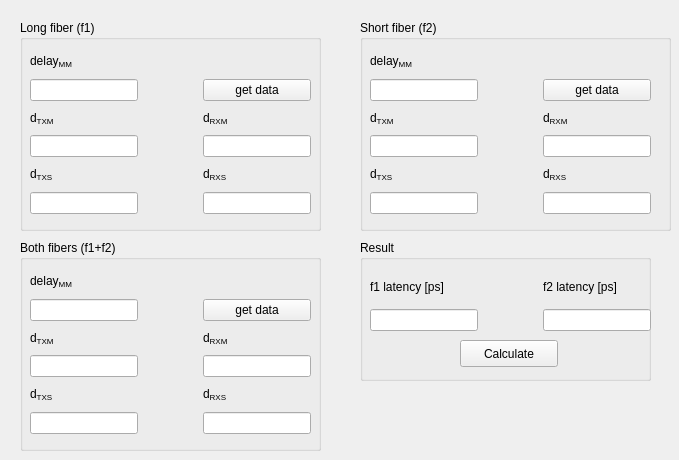
<?xml version="1.0" encoding="UTF-8"?>
<ui version="4.0">
 <class>form_fiberlat</class>
 <widget class="QWidget" name="form_fiberlat">
  <property name="geometry">
   <rect>
    <x>0</x>
    <y>0</y>
    <width>679</width>
    <height>460</height>
   </rect>
  </property>
  <property name="windowTitle">
   <string>Form</string>
  </property>
  <widget class="QGroupBox" name="groupBox">
   <property name="geometry">
    <rect>
     <x>20</x>
     <y>20</y>
     <width>301</width>
     <height>211</height>
    </rect>
   </property>
   <property name="autoFillBackground">
    <bool>false</bool>
   </property>
   <property name="title">
    <string>Long fiber (f1)</string>
   </property>
   <widget class="QWidget" name="gridLayoutWidget">
    <property name="geometry">
     <rect>
      <x>10</x>
      <y>30</y>
      <width>281</width>
      <height>164</height>
     </rect>
    </property>
    <layout class="QGridLayout" name="gridLayout">
     <item row="0" column="0">
      <widget class="QLabel" name="label">
       <property name="text">
        <string>&lt;html&gt;&lt;head/&gt;&lt;body&gt;&lt;p&gt;delay&lt;span style=&quot; vertical-align:sub;&quot;&gt;MM&lt;/span&gt;&lt;/p&gt;&lt;/body&gt;&lt;/html&gt;</string>
       </property>
      </widget>
     </item>
     <item row="4" column="0">
      <widget class="QLineEdit" name="long_dtxm"/>
     </item>
     <item row="6" column="0">
      <widget class="QLineEdit" name="long_dtxs"/>
     </item>
     <item row="4" column="2">
      <widget class="QLineEdit" name="long_drxm"/>
     </item>
     <item row="5" column="2">
      <widget class="QLabel" name="label_5">
       <property name="text">
        <string>&lt;html&gt;&lt;head/&gt;&lt;body&gt;&lt;p&gt;d&lt;span style=&quot; vertical-align:sub;&quot;&gt;RXS&lt;/span&gt;&lt;/p&gt;&lt;/body&gt;&lt;/html&gt;</string>
       </property>
      </widget>
     </item>
     <item row="3" column="2">
      <widget class="QLabel" name="label_3">
       <property name="text">
        <string>&lt;html&gt;&lt;head/&gt;&lt;body&gt;&lt;p&gt;d&lt;span style=&quot; vertical-align:sub;&quot;&gt;RXM&lt;/span&gt;&lt;/p&gt;&lt;/body&gt;&lt;/html&gt;</string>
       </property>
      </widget>
     </item>
     <item row="2" column="0">
      <widget class="QLineEdit" name="long_delmm"/>
     </item>
     <item row="6" column="2">
      <widget class="QLineEdit" name="long_drxs"/>
     </item>
     <item row="3" column="0">
      <widget class="QLabel" name="label_2">
       <property name="text">
        <string>&lt;html&gt;&lt;head/&gt;&lt;body&gt;&lt;p&gt;d&lt;span style=&quot; vertical-align:sub;&quot;&gt;TXM&lt;/span&gt;&lt;/p&gt;&lt;/body&gt;&lt;/html&gt;</string>
       </property>
      </widget>
     </item>
     <item row="5" column="0">
      <widget class="QLabel" name="label_4">
       <property name="text">
        <string>&lt;html&gt;&lt;head/&gt;&lt;body&gt;&lt;p&gt;d&lt;span style=&quot; vertical-align:sub;&quot;&gt;TXS&lt;/span&gt;&lt;/p&gt;&lt;/body&gt;&lt;/html&gt;</string>
       </property>
      </widget>
     </item>
     <item row="2" column="1">
      <spacer name="horizontalSpacer">
       <property name="orientation">
        <enum>Qt::Horizontal</enum>
       </property>
       <property name="sizeHint" stdset="0">
        <size>
         <width>40</width>
         <height>20</height>
        </size>
       </property>
      </spacer>
     </item>
     <item row="2" column="2">
      <widget class="QPushButton" name="long_getdata">
       <property name="text">
        <string>get data</string>
       </property>
       <property name="checkable">
        <bool>false</bool>
       </property>
       <property name="checked">
        <bool>false</bool>
       </property>
      </widget>
     </item>
    </layout>
   </widget>
  </widget>
  <widget class="QGroupBox" name="groupBox_2">
   <property name="geometry">
    <rect>
     <x>360</x>
     <y>20</y>
     <width>311</width>
     <height>211</height>
    </rect>
   </property>
   <property name="title">
    <string>Short fiber (f2)</string>
   </property>
   <widget class="QWidget" name="gridLayoutWidget_2">
    <property name="geometry">
     <rect>
      <x>10</x>
      <y>30</y>
      <width>281</width>
      <height>164</height>
     </rect>
    </property>
    <layout class="QGridLayout" name="gridLayout_2">
     <item row="0" column="0">
      <widget class="QLabel" name="label_6">
       <property name="text">
        <string>&lt;html&gt;&lt;head/&gt;&lt;body&gt;&lt;p&gt;delay&lt;span style=&quot; vertical-align:sub;&quot;&gt;MM&lt;/span&gt;&lt;/p&gt;&lt;/body&gt;&lt;/html&gt;</string>
       </property>
      </widget>
     </item>
     <item row="4" column="0">
      <widget class="QLineEdit" name="short_dtxm"/>
     </item>
     <item row="6" column="0">
      <widget class="QLineEdit" name="short_dtxs"/>
     </item>
     <item row="4" column="2">
      <widget class="QLineEdit" name="short_drxm"/>
     </item>
     <item row="5" column="2">
      <widget class="QLabel" name="label_7">
       <property name="text">
        <string>&lt;html&gt;&lt;head/&gt;&lt;body&gt;&lt;p&gt;d&lt;span style=&quot; vertical-align:sub;&quot;&gt;RXS&lt;/span&gt;&lt;/p&gt;&lt;/body&gt;&lt;/html&gt;</string>
       </property>
      </widget>
     </item>
     <item row="3" column="2">
      <widget class="QLabel" name="label_8">
       <property name="text">
        <string>&lt;html&gt;&lt;head/&gt;&lt;body&gt;&lt;p&gt;d&lt;span style=&quot; vertical-align:sub;&quot;&gt;RXM&lt;/span&gt;&lt;/p&gt;&lt;/body&gt;&lt;/html&gt;</string>
       </property>
      </widget>
     </item>
     <item row="2" column="0">
      <widget class="QLineEdit" name="short_delmm"/>
     </item>
     <item row="6" column="2">
      <widget class="QLineEdit" name="short_drxs"/>
     </item>
     <item row="3" column="0">
      <widget class="QLabel" name="label_9">
       <property name="text">
        <string>&lt;html&gt;&lt;head/&gt;&lt;body&gt;&lt;p&gt;d&lt;span style=&quot; vertical-align:sub;&quot;&gt;TXM&lt;/span&gt;&lt;/p&gt;&lt;/body&gt;&lt;/html&gt;</string>
       </property>
      </widget>
     </item>
     <item row="5" column="0">
      <widget class="QLabel" name="label_10">
       <property name="text">
        <string>&lt;html&gt;&lt;head/&gt;&lt;body&gt;&lt;p&gt;d&lt;span style=&quot; vertical-align:sub;&quot;&gt;TXS&lt;/span&gt;&lt;/p&gt;&lt;/body&gt;&lt;/html&gt;</string>
       </property>
      </widget>
     </item>
     <item row="2" column="1">
      <spacer name="horizontalSpacer_2">
       <property name="orientation">
        <enum>Qt::Horizontal</enum>
       </property>
       <property name="sizeHint" stdset="0">
        <size>
         <width>40</width>
         <height>20</height>
        </size>
       </property>
      </spacer>
     </item>
     <item row="2" column="2">
      <widget class="QPushButton" name="short_getdata">
       <property name="text">
        <string>get data</string>
       </property>
      </widget>
     </item>
    </layout>
   </widget>
  </widget>
  <widget class="QGroupBox" name="groupBox_3">
   <property name="geometry">
    <rect>
     <x>360</x>
     <y>240</y>
     <width>291</width>
     <height>141</height>
    </rect>
   </property>
   <property name="title">
    <string>Result</string>
   </property>
   <widget class="QWidget" name="gridLayoutWidget_3">
    <property name="geometry">
     <rect>
      <x>10</x>
      <y>30</y>
      <width>281</width>
      <height>61</height>
     </rect>
    </property>
    <layout class="QGridLayout" name="gridLayout_3">
     <item row="1" column="0">
      <widget class="QLineEdit" name="f1_lat">
       <property name="readOnly">
        <bool>true</bool>
       </property>
      </widget>
     </item>
     <item row="0" column="0">
      <widget class="QLabel" name="label_11">
       <property name="text">
        <string>f1 latency [ps]</string>
       </property>
      </widget>
     </item>
     <item row="1" column="2">
      <widget class="QLineEdit" name="f2_lat"/>
     </item>
     <item row="0" column="1">
      <spacer name="horizontalSpacer_3">
       <property name="orientation">
        <enum>Qt::Horizontal</enum>
       </property>
       <property name="sizeHint" stdset="0">
        <size>
         <width>40</width>
         <height>20</height>
        </size>
       </property>
      </spacer>
     </item>
     <item row="0" column="2">
      <widget class="QLabel" name="label_12">
       <property name="text">
        <string>f2 latency [ps]</string>
       </property>
      </widget>
     </item>
    </layout>
   </widget>
   <widget class="QPushButton" name="pushButton_3">
    <property name="geometry">
     <rect>
      <x>100</x>
      <y>100</y>
      <width>98</width>
      <height>27</height>
     </rect>
    </property>
    <property name="text">
     <string>Calculate</string>
    </property>
   </widget>
  </widget>
  <widget class="QGroupBox" name="groupBox_4">
   <property name="geometry">
    <rect>
     <x>20</x>
     <y>240</y>
     <width>301</width>
     <height>211</height>
    </rect>
   </property>
   <property name="title">
    <string>Both fibers (f1+f2)</string>
   </property>
   <widget class="QWidget" name="gridLayoutWidget_4">
    <property name="geometry">
     <rect>
      <x>10</x>
      <y>30</y>
      <width>281</width>
      <height>164</height>
     </rect>
    </property>
    <layout class="QGridLayout" name="gridLayout_4">
     <item row="0" column="0">
      <widget class="QLabel" name="label_13">
       <property name="text">
        <string>&lt;html&gt;&lt;head/&gt;&lt;body&gt;&lt;p&gt;delay&lt;span style=&quot; vertical-align:sub;&quot;&gt;MM&lt;/span&gt;&lt;/p&gt;&lt;/body&gt;&lt;/html&gt;</string>
       </property>
      </widget>
     </item>
     <item row="4" column="0">
      <widget class="QLineEdit" name="both_dtxm"/>
     </item>
     <item row="6" column="0">
      <widget class="QLineEdit" name="both_dtxs"/>
     </item>
     <item row="4" column="2">
      <widget class="QLineEdit" name="both_drxm"/>
     </item>
     <item row="5" column="2">
      <widget class="QLabel" name="label_14">
       <property name="text">
        <string>&lt;html&gt;&lt;head/&gt;&lt;body&gt;&lt;p&gt;d&lt;span style=&quot; vertical-align:sub;&quot;&gt;RXS&lt;/span&gt;&lt;/p&gt;&lt;/body&gt;&lt;/html&gt;</string>
       </property>
      </widget>
     </item>
     <item row="3" column="2">
      <widget class="QLabel" name="label_15">
       <property name="text">
        <string>&lt;html&gt;&lt;head/&gt;&lt;body&gt;&lt;p&gt;d&lt;span style=&quot; vertical-align:sub;&quot;&gt;RXM&lt;/span&gt;&lt;/p&gt;&lt;/body&gt;&lt;/html&gt;</string>
       </property>
      </widget>
     </item>
     <item row="2" column="0">
      <widget class="QLineEdit" name="both_delmm"/>
     </item>
     <item row="6" column="2">
      <widget class="QLineEdit" name="both_drxs"/>
     </item>
     <item row="3" column="0">
      <widget class="QLabel" name="label_16">
       <property name="text">
        <string>&lt;html&gt;&lt;head/&gt;&lt;body&gt;&lt;p&gt;d&lt;span style=&quot; vertical-align:sub;&quot;&gt;TXM&lt;/span&gt;&lt;/p&gt;&lt;/body&gt;&lt;/html&gt;</string>
       </property>
      </widget>
     </item>
     <item row="5" column="0">
      <widget class="QLabel" name="label_17">
       <property name="text">
        <string>&lt;html&gt;&lt;head/&gt;&lt;body&gt;&lt;p&gt;d&lt;span style=&quot; vertical-align:sub;&quot;&gt;TXS&lt;/span&gt;&lt;/p&gt;&lt;/body&gt;&lt;/html&gt;</string>
       </property>
      </widget>
     </item>
     <item row="2" column="1">
      <spacer name="horizontalSpacer_4">
       <property name="orientation">
        <enum>Qt::Horizontal</enum>
       </property>
       <property name="sizeHint" stdset="0">
        <size>
         <width>40</width>
         <height>20</height>
        </size>
       </property>
      </spacer>
     </item>
     <item row="2" column="2">
      <widget class="QPushButton" name="both_getdata">
       <property name="text">
        <string>get data</string>
       </property>
      </widget>
     </item>
    </layout>
   </widget>
  </widget>
 </widget>
 <resources/>
 <connections/>
</ui>
